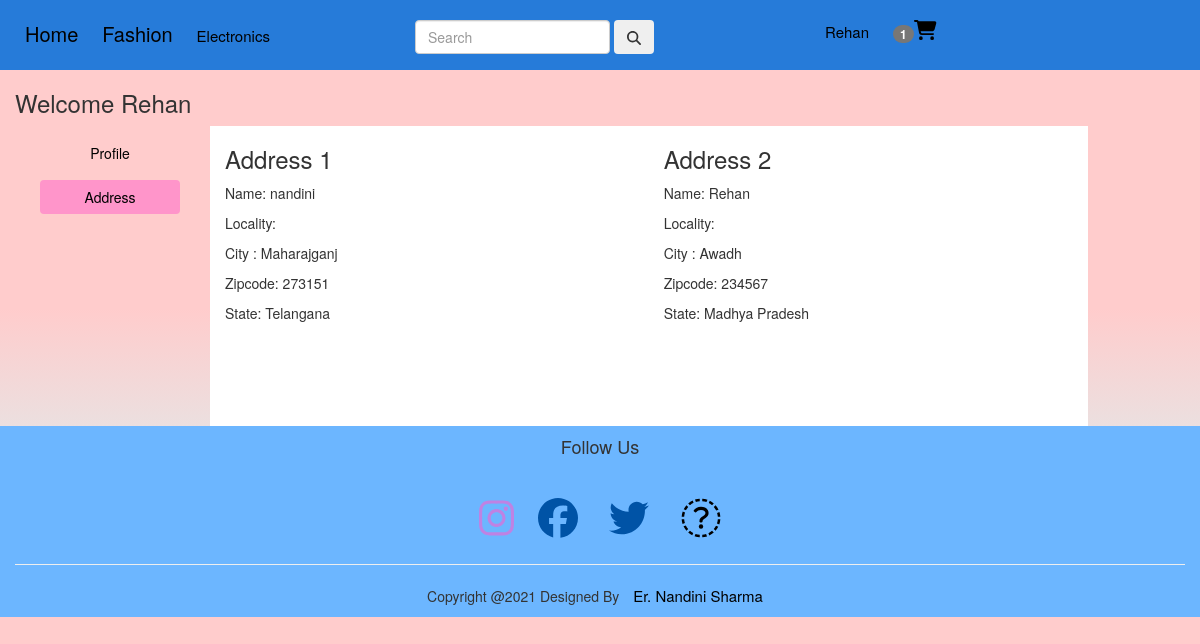
The page /address/ (signed in) on the database its author committed.
### shop/models.py (models this page shows)
class Customer(models.Model):
    user = models.ForeignKey(User, on_delete=models.CASCADE)
    name = models.CharField(max_length=200)
    locality = models.CharField(max_length=200)
    city = models.CharField(max_length=50)
    zipcode = models.IntegerField()
    state = models.CharField(max_length=200, choices=STATE_CHOICES)
    def __str__(self):
        return str(self.id)

### shop/views.py (the view)
# urls.py: path('address/', views.address),
@login_required(login_url="/login/")
def address(request):
    if request.user.is_authenticated:
        totalitem = len(Cart.objects.filter(user=request.user))
        add = Customer.objects.filter(user=request.user)
        effect = {'addr': 'active'}
    return render(request, 'address.html', {'add': add, 'effect': effect, 'totalitem': totalitem})

### shop/templates/address.html (shortened to what this page needs)
{% extends 'base1.html' %}
{% load static %}
{% block main-content %}
<div class="container my-5">
 <div class="row">
 <h3>Welcome {{request.user|capfirst}}</h3>
  <div class="col-sm-2 border-end">
   <ul class="list-unstyled">
    <li class="d-grid"><a href="/profile" class="btn "style="width:140px">Profile</a></li>
    <li class="d-grid"><a href="" class="btn {{add}}"style="background-color:#ff95ca;width:140px">Address</a></li>
   </ul>
  </div>
  <div class="col-sm-9 offset-sm-1">
   <div class="row">
    {% for ad in add  %}
    <div class="col-sm-6"style="min-height:300px; background-color:white;">
     <div class="card">
      <div class="card-body">
       <h3>Address {{forloop.counter}}</h3>
       <p>Name: {{ad.name}}</p>
       <p>Locality: {{ad.loacality}}</p>
       <p>City : {{ad.city}}</p>
       <p>Zipcode: {{ad.zipcode}}</p>
       <p>State: {{ad.state}}</p>
      </div>
     </div>
    </div>
    {% endfor %}
   </div>
  </div>
 </div>
</div>
{% endblock main-content %}

### shop/templates/base1.html (shortened to what this page needs)
<!DOCTYPE html>
{% load static %}
<html lang="en">
<head>
     <link href="{% static "css/all.css" %}" rel="stylesheet" media="all" />
  <link rel="stylesheet" href="https://maxcdn.bootstrapcdn.com/bootstrap/3.4.1/css/bootstrap.min.css"/>
<link href="{% static "css/styles.css" %}" rel="stylesheet" media="all" />
    <link href="{% static "css/flickity.css" %}" rel="stylesheet" media="all" />
</head>
<body style="background: linear-gradient(to top, #ccffff 0%, #ffcccc 50%);">
<div class="container-fluid" style="background-color:#267bd9;">
  <div class="row" style="margin-top:20px;">
     <div class="col-md-4 " style="min-height:50px;background-color:;">
      <a href="/" style="font-size:20px;text-decoration:none;">Home</a>
         <a href="" style="font-size:20px;text-decoration:none;">Fashion</a>
      <li class="nav-item dropdown">
        <a class="nav-link dropdown-toggle" href="#" id="navbarDropdown" role="button" data-toggle="dropdown" aria-haspopup="true" aria-expanded="false" style="text-decoration:none;">
          Electronics
        </a>
      </li>
   </div>
     <div class="col-md-4">
            <form action="/search/" method=POST class="form-inline my-2 my-lg-0">
                 <input class="form-control mr-sm-2" name="search" id="search" type="search" placeholder="Search" aria-label="Search">
                 <button class="btn btn-outline-success my-2 my-sm-0" type="submit"><i class="fa fa-search"></i></button>
            </form>
     </div>
        <div class="col-md-4" style="background-color:;">
           {% if request.user.is_authenticated %}
              <li class="nav-item dropdown">
                <a class="nav-link dropdown-toggle" href="#" id="navbarDropdown" role="button" data-toggle="dropdown" aria-haspopup="true" aria-expanded="false"style="text-decoration:none;">
                    {{request.user.username|capfirst}}
                </a>
              </li>
             <a href="/show_cart" class="nav-link text-white"style="text-decoration:none;">
                 <span class="badge bg-danger">{{totalitem}}</span><i class="fa fa-shopping-cart"style="font-size:20px;color:;"></i>  </a>
                    {% else %}
             <a href="/login" class=" text-white"><div class="btn btn-primary">Signin</div></a>
                <a href="{% url 'register' %}" class="text-white"><div class="btn btn-primary">Signup</div></a>
{% endif %}
        </div>
  </div>
</div>
{% block main-content %} {% endblock main-content %}
<div class="container-fluid" style="background-color:#6cb6ff;">
    <div class="row">
        <div class="col-md-4">
        </div>
    </div>
    <div class="row">
        <div class="text-center">
            <h4 >Follow Us</h4><br>
            <div style="font-size:px;background-color:;">
            <a href="" style="font-size:40px;color:#bf82e3"><i class="fab fa-instagram"></i></a>
            <a href="https://www.facebook.com/profile.php?id=100063704145410" style="font-size:40px;color:#0053a6"><i class="fab fa-facebook 5x"></i> </a>
            <a href="" style="font-size:40px;color:#0053a6"><i class="fab fa-twitter 4x"></i> </a>
            <a href="" style="font-size:40px;"><i class="fas fa-facebook"></i> </a>
            </div>
        </div>
    </div>
    <div class="row">
        <div class="col-md-12 text-center">
            <hr>
            <p style="">Copyright @2021 Designed By <a href=""style="text-decoration:none">Er. Nandini Sharma</a></p>
        </div>
    </div>
</div>
</body>
</html>

### shop/static/css/all.css (style rules this page uses)
.fa-facebook:before { content:"\f09a" }
.fa-instagram:before { content:"\f16d" }
.fa-twitter:before { content:"\f099" }

### shop/static/css/styles.css (style rules this page uses)
.dropdown { position: relative; display: inline-block; }

### shop/templates/base1.html (style rules this page uses)
a { color:black;font-size:15px; text-decoration:none; margin:10px;text-transform:; list style:none; }

### rows shown on the page
Customer: name "nandini", city "Maharajganj", zipcode "273151", state "Telangana"
Customer: name "Rehan", city "Awadh", zipcode "234567", state "Madhya Pradesh"

### other values the page prints
{{ request.user.username|capfirst }} "Rehan"
{{ totalitem }} "1"
{{ request.user|capfirst }} "Rehan"
